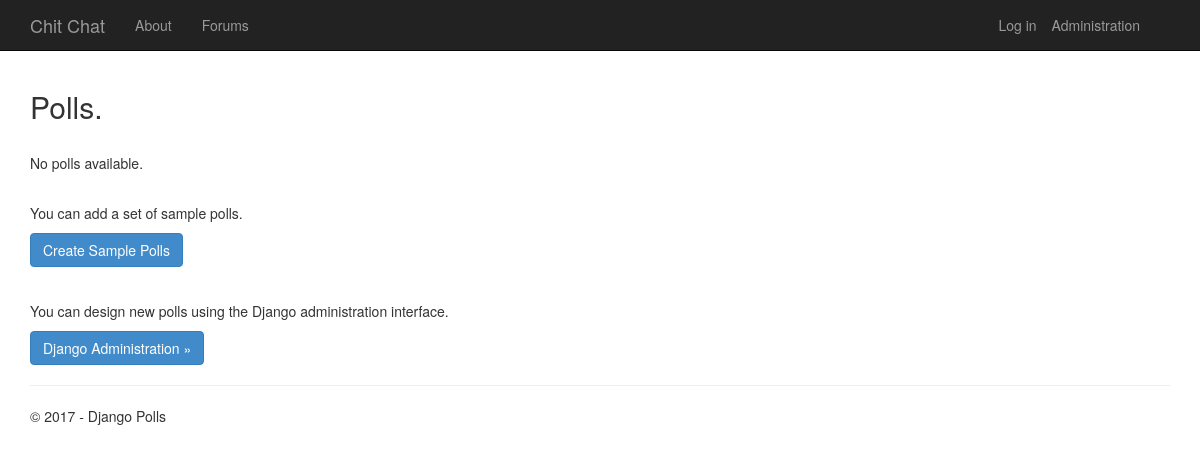
The app's page /, older data.
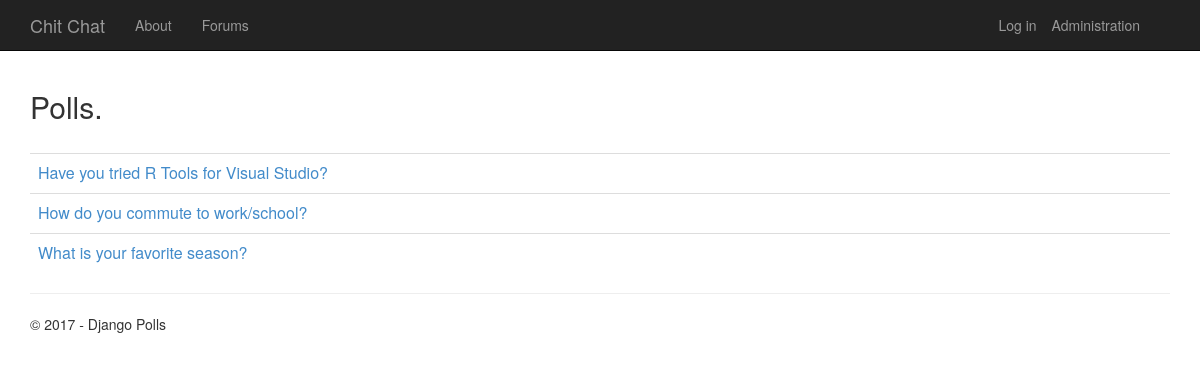
The same page, newer data.
### app/models.py (models this page shows, shortened)
class Poll(models.Model):
    text = models.CharField(max_length=200)
    pub_date = models.DateTimeField('date published')

### app/views.py (the view)
class PollListView(ListView):
    model = Poll
    def get_context_data(self, **kwargs):
        context = super(PollListView, self).get_context_data(**kwargs)
        context['title'] = 'Polls'
        context['year'] = datetime.now().year
        return context

### app/templates/app/index.html (shortened to what this page needs)
{% extends "app/layout.html" %}
{% block content %}
<h2>Polls.</h2>
<br/>
{% if latest_poll_list %}
<table class="table table-hover">
    <tbody>
        {% for poll in latest_poll_list %}
        <tr>
            <td>
                <a href="{% url 'app:detail' poll.id %}">{{poll.text}}</a>
            </td>
        </tr>
        {% endfor %}
    </tbody>
</table>
{% else %}
<p>No polls available.</p>
<br />
<p>You can add a set of sample polls.</p>
<form action="/seed" method="post">
    <button class="btn btn-primary" type="submit">Create Sample Polls</button>
</form>
<br />
<p>You can design new polls using the Django administration interface.</p>
<p><a href="/admin" class="btn btn-primary btn-large">Django Administration &raquo;</a></p>
{% endif %}
{% endblock %}

Row changes from the older to the newer data that the page shows:
added Poll: text "Have you tried R Tools for Visual Studio?"
added Poll: text "How do you commute to work/school?"
added Poll: text "What is your favorite season?"
Text that changed along with them:
text no longer shown: "No polls available. You can add a set of sample polls. Create Sample Polls You can design new polls using the Django administration interface. Django Administration »"
